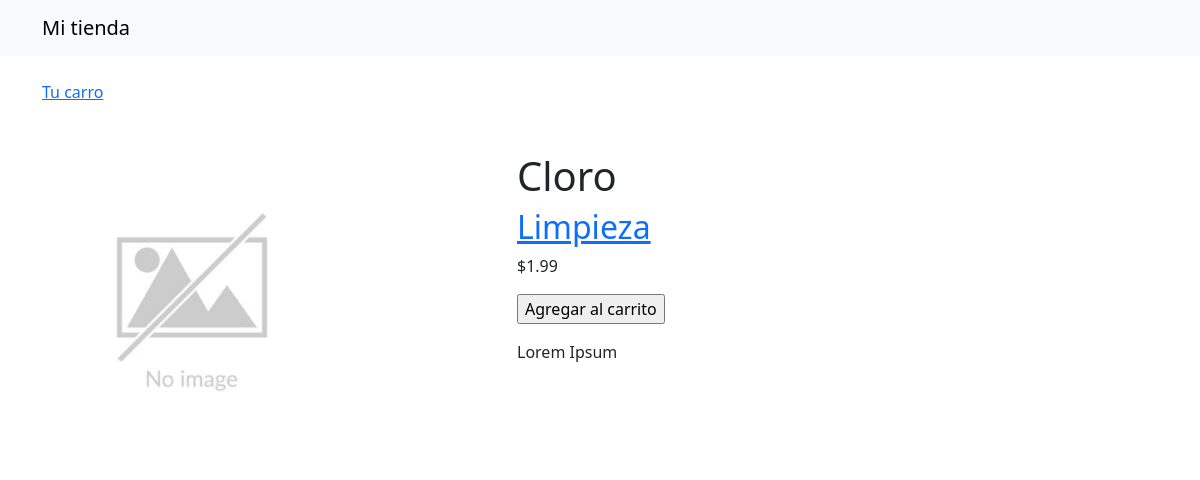
Screenshot of /2/cloro/ with the database file from the repository.
### mitienda/models.py (models this page shows, shortened)
class Product(models.Model):
    category = models.ForeignKey(Category, related_name='products', on_delete=models.CASCADE)
    name = models.CharField(max_length=100)
    slug = models.SlugField(max_length=100)
    image = models.ImageField(upload_to='products/%Y/%m/%d', blank=True)
    description = models.TextField(blank=True)
    price = models.DecimalField(max_digits=10, decimal_places=2)
    available = models.BooleanField(default=True)
    created = models.DateTimeField(auto_now_add=True)
    updated = models.DateTimeField(auto_now=True)
    class Meta:
        verbose_name = 'product'
        ordering = ('name',)

class Category(models.Model):
    name = models.CharField(max_length=100)
    slug = models.SlugField(max_length=100)
    class Meta:
        ordering = ('name',)
        indexes = [
            models.Index(fields=['name'])
        ]
        verbose_name = 'category'
    def __str__(self):
        return self.name
    def get_absolute_url(self):
        return reverse('mitienda:product_list_by_category', args=[self.slug])

### mitienda/views.py (the view)
# urls.py: path('<int:id>/<slug:slug>/', views.product_detail, name='product_detail'),
def product_detail(request, id, slug):
    product = get_object_or_404(Product, id=id, slug=slug, available=True)
    return render(request, 'mitienda/product/detail.html', {'product': product})

### mitienda/templates/mitienda/product/detail.html (shortened to what this page needs)
{% extends "mitienda/base.html" %}
{% load static %}
{% block content %}
  <div class="container mt-5 mb-5">
    <div class="row">
      <div class="col-md-5">
        <img src="{% if product.image %}{{ product.image.url }}{% else %}{% static 'img/no_image.jpg' %}{% endif %}" class="img-fluid" alt="{{ product.name }}" style="max-width: 300px;">
      </div>
      <div class="col-md-6">
        <h1>{{ product.name }}</h1>
        <h2>
          <a href="{{ product.category.get_absolute_url }}">
            {{ product.category }}
          </a>
        </h2>
        <p class="price">${{ product.price }}</p>
        <form action="" method="post">
          <input type="submit" value="Agregar al carrito">
        </form>
        <p>{{ product.description|linebreaks }}</p>
      </div>
    </div>
  </div>
{% endblock %}

### rows the page displays
Product: name "Cloro", category "Limpieza", price "1.99", description "Lorem Ipsum"
